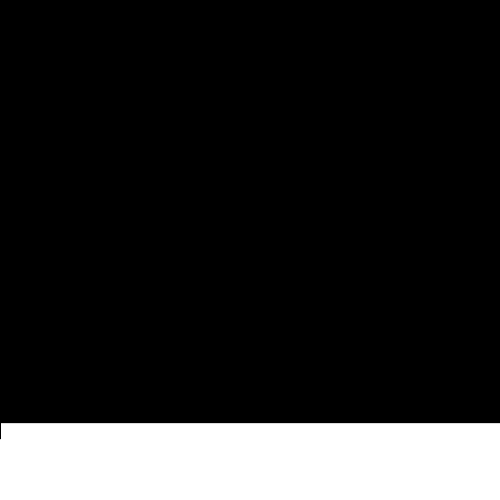
Frame 1 (no input)
Frame 60 (the mouse pressed at the canvas centre just before this capture): identical to frame 1, image omitted
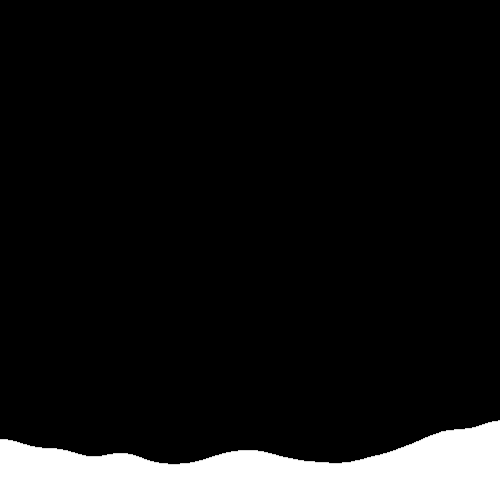
Frame 120 (the mouse held since frame 60 and released just before this capture)

The Processing sketch that drew these frames (run headless with seeded random() and noise(); from frame 60 on, the mouse is pressed at the canvas centre):

// Processing sketch: noise1
// ── noise1.pde
void setup()
{
  size(500, 500);
}

void draw()
{
  background(0);
  stroke(255);
  for(int i = 0 ; i < width ; i ++)
  {
    line(i, height, i, height - noise(i/ (float) mouseX) * 100);
  }
}
